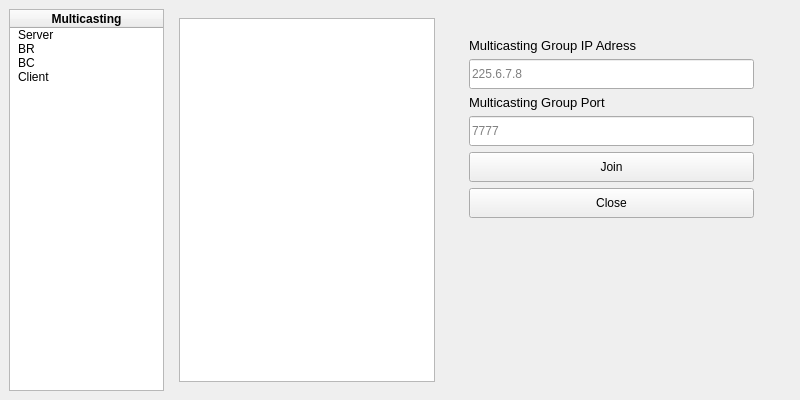
<?xml version="1.0" encoding="UTF-8"?>
<ui version="4.0">
 <class>MainWindow</class>
 <widget class="QMainWindow" name="MainWindow">
  <property name="enabled">
   <bool>true</bool>
  </property>
  <property name="geometry">
   <rect>
    <x>0</x>
    <y>0</y>
    <width>800</width>
    <height>400</height>
   </rect>
  </property>
  <property name="cursor">
   <cursorShape>ArrowCursor</cursorShape>
  </property>
  <property name="windowTitle">
   <string>Multicasting</string>
  </property>
  <widget class="QWidget" name="centralwidget">
   <property name="enabled">
    <bool>true</bool>
   </property>
   <layout class="QGridLayout" name="gridLayout" columnstretch="0,0,0,0">
    <property name="sizeConstraint">
     <enum>QLayout::SetDefaultConstraint</enum>
    </property>
    <item row="0" column="3">
     <layout class="QHBoxLayout" name="horizontalLayout" stretch="2,8">
      <item>
       <widget class="QTreeWidget" name="treeWidget">
        <property name="indentation">
         <number>5</number>
        </property>
        <column>
         <property name="text">
          <string>Multicasting</string>
         </property>
         <property name="font">
          <font>
           <weight>75</weight>
           <bold>true</bold>
          </font>
         </property>
         <property name="textAlignment">
          <set>AlignCenter</set>
         </property>
        </column>
        <item>
         <property name="text">
          <string>Server</string>
         </property>
        </item>
        <item>
         <property name="text">
          <string>BR</string>
         </property>
        </item>
        <item>
         <property name="text">
          <string>BC</string>
         </property>
        </item>
        <item>
         <property name="text">
          <string>Client</string>
         </property>
        </item>
       </widget>
      </item>
      <item>
       <widget class="QStackedWidget" name="stackedWidget">
        <property name="currentIndex">
         <number>3</number>
        </property>
        <widget class="QWidget" name="page_Server">
         <layout class="QHBoxLayout" name="horizontalLayout_2" stretch="0,1,10,1">
          <item>
           <widget class="QTextBrowser" name="textBrowser_Server"/>
          </item>
          <item>
           <spacer name="horizontalSpacer">
            <property name="orientation">
             <enum>Qt::Horizontal</enum>
            </property>
            <property name="sizeHint" stdset="0">
             <size>
              <width>51</width>
              <height>20</height>
             </size>
            </property>
           </spacer>
          </item>
          <item>
           <layout class="QVBoxLayout" name="verticalLayout">
            <property name="spacing">
             <number>6</number>
            </property>
            <item>
             <spacer name="verticalSpacer">
              <property name="orientation">
               <enum>Qt::Vertical</enum>
              </property>
              <property name="sizeType">
               <enum>QSizePolicy::Fixed</enum>
              </property>
              <property name="sizeHint" stdset="0">
               <size>
                <width>20</width>
                <height>20</height>
               </size>
              </property>
             </spacer>
            </item>
            <item>
             <widget class="QLabel" name="label_IP_Address">
              <property name="sizePolicy">
               <sizepolicy hsizetype="Preferred" vsizetype="Fixed">
                <horstretch>0</horstretch>
                <verstretch>0</verstretch>
               </sizepolicy>
              </property>
              <property name="font">
               <font>
                <family>Arial</family>
                <pointsize>10</pointsize>
                <weight>50</weight>
                <bold>false</bold>
               </font>
              </property>
              <property name="text">
               <string>IP Adress</string>
              </property>
              <property name="alignment">
               <set>Qt::AlignBottom|Qt::AlignLeading|Qt::AlignLeft</set>
              </property>
             </widget>
            </item>
            <item>
             <widget class="QLineEdit" name="lineEdit_IP_Address">
              <property name="sizePolicy">
               <sizepolicy hsizetype="Expanding" vsizetype="Fixed">
                <horstretch>0</horstretch>
                <verstretch>0</verstretch>
               </sizepolicy>
              </property>
              <property name="minimumSize">
               <size>
                <width>0</width>
                <height>30</height>
               </size>
              </property>
              <property name="placeholderText">
               <string>225.3.2.1</string>
              </property>
             </widget>
            </item>
            <item>
             <widget class="QLabel" name="label_Port">
              <property name="sizePolicy">
               <sizepolicy hsizetype="Preferred" vsizetype="Fixed">
                <horstretch>0</horstretch>
                <verstretch>0</verstretch>
               </sizepolicy>
              </property>
              <property name="font">
               <font>
                <family>Arial</family>
                <pointsize>10</pointsize>
                <weight>50</weight>
                <bold>false</bold>
               </font>
              </property>
              <property name="text">
               <string>Port</string>
              </property>
              <property name="alignment">
               <set>Qt::AlignBottom|Qt::AlignLeading|Qt::AlignLeft</set>
              </property>
             </widget>
            </item>
            <item>
             <widget class="QLineEdit" name="lineEdit_Port">
              <property name="sizePolicy">
               <sizepolicy hsizetype="Expanding" vsizetype="Fixed">
                <horstretch>0</horstretch>
                <verstretch>0</verstretch>
               </sizepolicy>
              </property>
              <property name="minimumSize">
               <size>
                <width>0</width>
                <height>30</height>
               </size>
              </property>
              <property name="text">
               <string/>
              </property>
              <property name="readOnly">
               <bool>false</bool>
              </property>
              <property name="placeholderText">
               <string>6666</string>
              </property>
             </widget>
            </item>
            <item>
             <widget class="QPushButton" name="btn_Run">
              <property name="minimumSize">
               <size>
                <width>0</width>
                <height>30</height>
               </size>
              </property>
              <property name="text">
               <string>Run</string>
              </property>
              <property name="flat">
               <bool>false</bool>
              </property>
             </widget>
            </item>
            <item>
             <widget class="QPushButton" name="btn_Exit">
              <property name="minimumSize">
               <size>
                <width>0</width>
                <height>30</height>
               </size>
              </property>
              <property name="text">
               <string>Exit</string>
              </property>
              <property name="flat">
               <bool>false</bool>
              </property>
             </widget>
            </item>
            <item>
             <spacer name="verticalSpacer_2">
              <property name="orientation">
               <enum>Qt::Vertical</enum>
              </property>
              <property name="sizeType">
               <enum>QSizePolicy::MinimumExpanding</enum>
              </property>
              <property name="sizeHint" stdset="0">
               <size>
                <width>20</width>
                <height>40</height>
               </size>
              </property>
             </spacer>
            </item>
           </layout>
          </item>
          <item>
           <spacer name="horizontalSpacer_2">
            <property name="orientation">
             <enum>Qt::Horizontal</enum>
            </property>
            <property name="sizeHint" stdset="0">
             <size>
              <width>14</width>
              <height>20</height>
             </size>
            </property>
           </spacer>
          </item>
         </layout>
        </widget>
        <widget class="QWidget" name="page_BR">
         <layout class="QGridLayout" name="gridLayout_3">
          <item row="0" column="0">
           <widget class="QTextBrowser" name="textBrowser_BR"/>
          </item>
         </layout>
        </widget>
        <widget class="QWidget" name="page_BC">
         <layout class="QGridLayout" name="gridLayout_4">
          <item row="0" column="0">
           <widget class="QTextBrowser" name="textBrowser_BC"/>
          </item>
         </layout>
        </widget>
        <widget class="QWidget" name="page">
         <layout class="QHBoxLayout" name="horizontalLayout_3" stretch="0,1,10,1">
          <item>
           <widget class="QTextBrowser" name="textBrowser_Client"/>
          </item>
          <item>
           <spacer name="horizontalSpacer_4">
            <property name="orientation">
             <enum>Qt::Horizontal</enum>
            </property>
            <property name="sizeHint" stdset="0">
             <size>
              <width>77</width>
              <height>20</height>
             </size>
            </property>
           </spacer>
          </item>
          <item>
           <layout class="QVBoxLayout" name="verticalLayout_3">
            <property name="spacing">
             <number>6</number>
            </property>
            <item>
             <spacer name="verticalSpacer_5">
              <property name="orientation">
               <enum>Qt::Vertical</enum>
              </property>
              <property name="sizeType">
               <enum>QSizePolicy::Fixed</enum>
              </property>
              <property name="sizeHint" stdset="0">
               <size>
                <width>20</width>
                <height>20</height>
               </size>
              </property>
             </spacer>
            </item>
            <item>
             <widget class="QLabel" name="label_Multicasting_IP">
              <property name="sizePolicy">
               <sizepolicy hsizetype="Preferred" vsizetype="Fixed">
                <horstretch>0</horstretch>
                <verstretch>0</verstretch>
               </sizepolicy>
              </property>
              <property name="font">
               <font>
                <family>Arial</family>
                <pointsize>10</pointsize>
                <weight>50</weight>
                <bold>false</bold>
               </font>
              </property>
              <property name="text">
               <string>Multicasting Group IP Adress</string>
              </property>
              <property name="alignment">
               <set>Qt::AlignBottom|Qt::AlignLeading|Qt::AlignLeft</set>
              </property>
             </widget>
            </item>
            <item>
             <widget class="QLineEdit" name="lineEdit_Multicasting_IP">
              <property name="sizePolicy">
               <sizepolicy hsizetype="Expanding" vsizetype="Fixed">
                <horstretch>0</horstretch>
                <verstretch>0</verstretch>
               </sizepolicy>
              </property>
              <property name="minimumSize">
               <size>
                <width>0</width>
                <height>30</height>
               </size>
              </property>
              <property name="placeholderText">
               <string>225.6.7.8</string>
              </property>
             </widget>
            </item>
            <item>
             <widget class="QLabel" name="label_Multicasting_Port">
              <property name="sizePolicy">
               <sizepolicy hsizetype="Preferred" vsizetype="Fixed">
                <horstretch>0</horstretch>
                <verstretch>0</verstretch>
               </sizepolicy>
              </property>
              <property name="font">
               <font>
                <family>Arial</family>
                <pointsize>10</pointsize>
                <weight>50</weight>
                <bold>false</bold>
               </font>
              </property>
              <property name="text">
               <string>Multicasting Group Port</string>
              </property>
              <property name="alignment">
               <set>Qt::AlignBottom|Qt::AlignLeading|Qt::AlignLeft</set>
              </property>
             </widget>
            </item>
            <item>
             <widget class="QLineEdit" name="lineEdit_Multicasting_Port">
              <property name="sizePolicy">
               <sizepolicy hsizetype="Expanding" vsizetype="Fixed">
                <horstretch>0</horstretch>
                <verstretch>0</verstretch>
               </sizepolicy>
              </property>
              <property name="minimumSize">
               <size>
                <width>0</width>
                <height>30</height>
               </size>
              </property>
              <property name="text">
               <string/>
              </property>
              <property name="readOnly">
               <bool>false</bool>
              </property>
              <property name="placeholderText">
               <string>7777</string>
              </property>
             </widget>
            </item>
            <item>
             <widget class="QPushButton" name="btn_Join">
              <property name="minimumSize">
               <size>
                <width>0</width>
                <height>30</height>
               </size>
              </property>
              <property name="text">
               <string>Join</string>
              </property>
              <property name="flat">
               <bool>false</bool>
              </property>
             </widget>
            </item>
            <item>
             <widget class="QPushButton" name="btn_Close">
              <property name="minimumSize">
               <size>
                <width>0</width>
                <height>30</height>
               </size>
              </property>
              <property name="text">
               <string>Close</string>
              </property>
              <property name="flat">
               <bool>false</bool>
              </property>
             </widget>
            </item>
            <item>
             <spacer name="verticalSpacer_6">
              <property name="orientation">
               <enum>Qt::Vertical</enum>
              </property>
              <property name="sizeType">
               <enum>QSizePolicy::MinimumExpanding</enum>
              </property>
              <property name="sizeHint" stdset="0">
               <size>
                <width>20</width>
                <height>40</height>
               </size>
              </property>
             </spacer>
            </item>
           </layout>
          </item>
          <item>
           <spacer name="horizontalSpacer_3">
            <property name="orientation">
             <enum>Qt::Horizontal</enum>
            </property>
            <property name="sizeHint" stdset="0">
             <size>
              <width>23</width>
              <height>20</height>
             </size>
            </property>
           </spacer>
          </item>
         </layout>
        </widget>
       </widget>
      </item>
     </layout>
    </item>
   </layout>
  </widget>
 </widget>
 <resources/>
 <connections/>
</ui>
